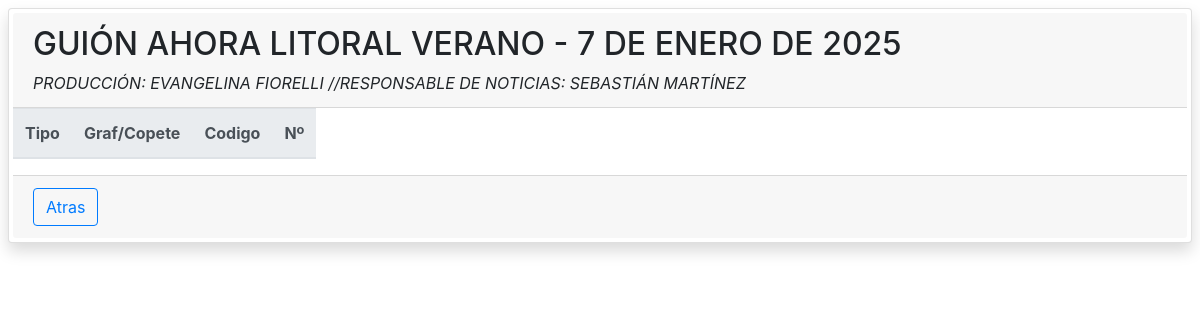
Screenshot of /ver_guion/1 with the database file from the repository.
### app.py (models this page shows)
class Guion(db.Model):
    __tablename__ = 'guion'
    id = db.Column(db.Integer, primary_key=True)
    nombre = db.Column(db.String(200), nullable=False)
    descripcion = db.Column(db.String(500), nullable=False)
    textos = db.relationship('Texto', backref='guion', lazy=True)

### app.py (the view)
@app.route('/ver_guion/<int:id>')
def ver_guion(id):
    guion = Guion.query.get(id)
    if guion:
        return render_template('ver_guion.html', guion=guion)
    else:
        return "Guion no encontrado", 404

### templates/ver_guion.html (shortened to what this page needs)
{% extends "base.html" %}
{% block body %}
    <div class="card shadow p-1 m-2 rounded">
        <div class="card-header">
            <h2>{{ guion.nombre }}</h2>
            <em>{{ guion.descripcion }}</em>
        </div>
            <table class="table table-responsive" id="tablaTextos">
                <thead class="thead-light">
                <tr>
                    <th scope="col">Tipo</th>
                    <th scope="col">Graf/Copete</th>
                    <th scope="col">Codigo</th>
                    <th scope="col">Nº</th>
                </tr>
                </thead>
            </table>
        <div class="card-footer">
            <a href="/listado_guiones">
                <button class="btn btn-outline-primary">Atras</button>
            </a>
        </div>
    </div>
{% endblock body %}

### rows the page displays
Guion: nombre "GUIÓN AHORA LITORAL VERANO - 7 DE ENERO DE 2025", descripcion "PRODUCCIÓN: EVANGELINA FIORELLI //RESPONSABLE DE NOTICIAS: SEBASTIÁN MARTÍNEZ"
